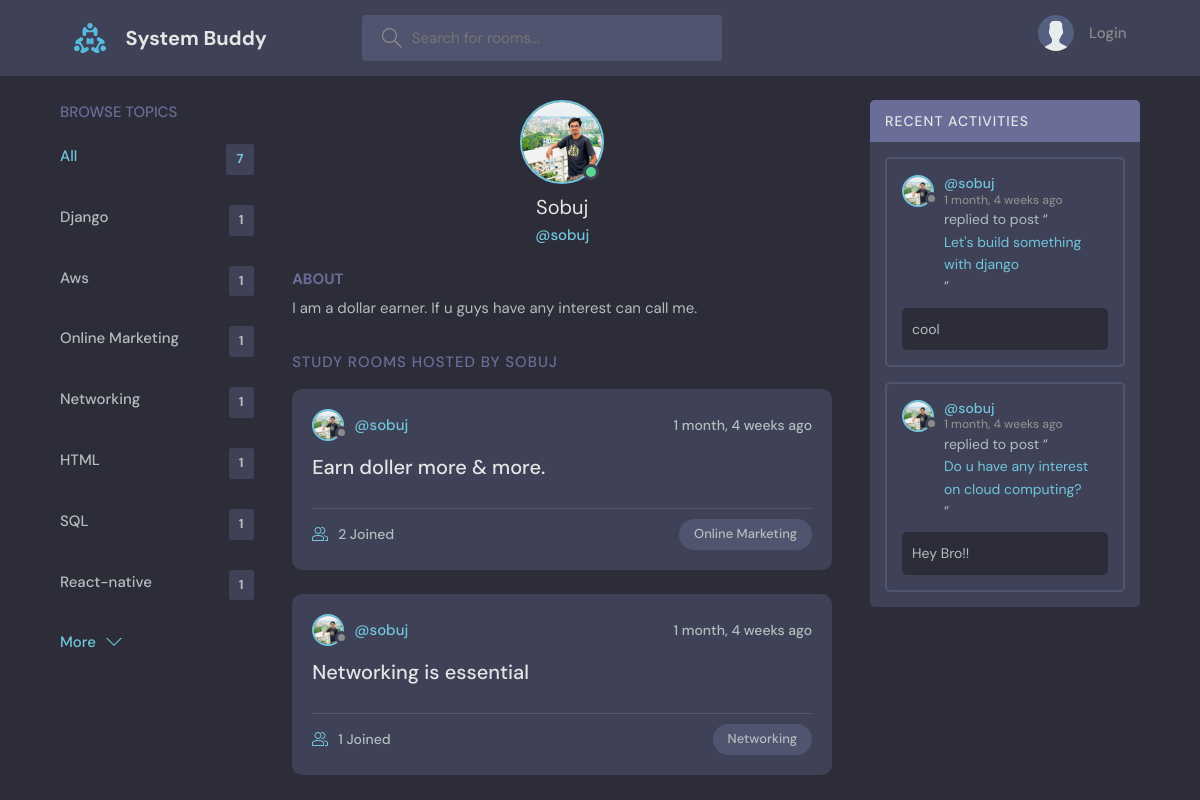
The app's page /profile/2/ with its own data.
### base/models.py (models this page shows, shortened)
class Topic(models.Model):
      name=models.CharField(max_length=200)

class User(AbstractUser):
    name=models.CharField(max_length=200,null=True)
    email=models.EmailField(unique=True, null=True)
    bio=models.TextField(null=True)
    avatar = models.ImageField(null=True, default="avatar.svg")
    USERNAME_FIELD='email'
    REQUIRED_FIELDS= []

class Room(models.Model):
    host=models.ForeignKey(User, on_delete=models.SET_NULL,null=True)
    topic=models.ForeignKey(Topic, on_delete=models.SET_NULL,null=True)
    name=models.CharField(max_length=200)
    description=models.TextField(null=True,blank=True)
    participants=models.ManyToManyField(User,related_name='participants',blank=True)
    updated=models.DateTimeField(auto_now=True)
    created=models.DateTimeField(auto_now_add=True)
    class Meta:
        ordering=['-updated','-created']
    def __str__(self):
        return self.name

class Massage(models.Model):
    user=models.ForeignKey(User,on_delete=models.CASCADE)
    room=models.ForeignKey(Room, on_delete=models.CASCADE)
    body=models.TextField()
    updated=models.DateTimeField(auto_now=True)
    created=models.DateTimeField(auto_now_add=True)
    class Meta:
        ordering=['-updated','-created']

### base/views.py (the view)
# urls.py: path('profile/<str:pk>/',views.userProfile,name='user-profile'),
def userProfile(request,pk):
    user=User.objects.get(id=pk)
    rooms= user.room_set.all()
    room_messages=user.massage_set.all()
    topics=Topic.objects.all()
    context={'user':user,'rooms':rooms,'room_messages':room_messages,'topics':topics}
    return render(request,'base/profile.html',context)

### base/templates/base/profile.html (shortened to what this page needs)
{% extends 'main.html' %}
{% block content %}
<main class="profile-page layout layout--3">
  <div class="container">
    {% include 'base/topic_container.html' %}
    <div class="roomList">
      <div class="profile">
        <div class="profile__avatar">
          <div class="avatar avatar--large active">
            <img src="{{user.avatar.url}}" />
          </div>
        </div>
        <div class="profile__info">
          <h3>{{user.name}}</h3>
          <p>@{{user.username}}</p>
        </div>
        <div class="profile__about">
          <h3>About</h3>
          <p>
            {{user.bio}}
          </p>
        </div>
      </div>
      <div class="roomList__header">
        <div>
          <h2>Study Rooms Hosted by {{user.name}} </a>
          </h2>
        </div>
      </div>
      {% include 'base/feed.html' %}
    </div>
    {% include 'base/activity_component.html' %}
  </div>
</main>
{% endblock content %}

### templates/main.html (shortened to what this page needs)
<!DOCTYPE html>
{% load static %}
<html lang="en">
  <head>
    <link rel="stylesheet" href="{% static 'styles/style.css' %}" />
  </head>
  <body>
    {% include 'navber.html' %}
    {% block content %}
    {% endblock %}
  </body>
</html>

### templates/navber.html (shortened to what this page needs)
{% load static %}
<header class="header header--loggedIn">
    <div class="container">
      <a href="{% url 'home' %}" class="header__logo">
        <img src="{% static 'images/logo.svg' %}" />
        <h1>System Buddy</h1>
      </a>
      <form class="header__search" method="GET" action="{% url 'home' %}">
        <label>
          <input name='q' placeholder="Search for rooms..." />
        </label>
      </form>
      <nav class="header__menu">
        {% if request.user.is_authenticated %}
        <div class="header__user">
          <a href= "{% url 'user-profile' user.id %}">
            <div class="avatar avatar--medium active">
              <img src="{{request.user.avatar.url}}" />
            </div>
            <p>{{request.user.username}} <span>@ {{request.user.username}}</span></p>
          </a>
          <button class="dropdown-button">
            <svg version="1.1" xmlns="http://www.w3.org/2000/svg" width="32" height="32" viewBox="0 0 32 32">
              <title>chevron-down</title>
              <path d="M16 21l-13-13h-3l16 16 16-16h-3l-13 13z"></path>
            </svg>
          </button>
        </div>
        <div class="dropdown-menu">
          <a href="{% url 'update-user' %}" class="dropdown-link"
            ><svg version="1.1" xmlns="http://www.w3.org/2000/svg" width="32" height="32" viewBox="0 0 32 32">
              <title>tools</title>
              <path
                d="M27.465 32c-1.211 0-2.35-0.471-3.207-1.328l-9.392-9.391c-2.369 0.898-4.898 0.951-7.355 0.15-3.274-1.074-5.869-3.67-6.943-6.942-0.879-2.682-0.734-5.45 0.419-8.004 0.135-0.299 0.408-0.512 0.731-0.572 0.32-0.051 0.654 0.045 0.887 0.277l5.394 5.395 3.586-3.586-5.394-5.395c-0.232-0.232-0.336-0.564-0.276-0.887s0.272-0.596 0.572-0.732c2.552-1.152 5.318-1.295 8.001-0.418 3.274 1.074 5.869 3.67 6.943 6.942 0.806 2.457 0.752 4.987-0.15 7.358l9.392 9.391c0.844 0.842 1.328 2.012 1.328 3.207-0 2.5-2.034 4.535-4.535 4.535zM15.101 19.102c0.26 0 0.516 0.102 0.707 0.293l9.864 9.863c0.479 0.479 1.116 0.742 1.793 0.742 1.398 0 2.535-1.137 2.535-2.535 0-0.668-0.27-1.322-0.742-1.793l-9.864-9.863c-0.294-0.295-0.376-0.74-0.204-1.119 0.943-2.090 1.061-4.357 0.341-6.555-0.863-2.631-3.034-4.801-5.665-5.666-1.713-0.561-3.468-0.609-5.145-0.164l4.986 4.988c0.391 0.391 0.391 1.023 0 1.414l-5 5c-0.188 0.188-0.441 0.293-0.707 0.293s-0.52-0.105-0.707-0.293l-4.987-4.988c-0.45 1.682-0.397 3.436 0.164 5.146 0.863 2.631 3.034 4.801 5.665 5.666 2.2 0.721 4.466 0.604 6.555-0.342 0.132-0.059 0.271-0.088 0.411-0.088z"
              ></path>
            </svg>
            Settings</a
          >
          <a href="{% url 'logOut' %}" class="dropdown-link"
            ><svg version="1.1" xmlns="http://www.w3.org/2000/svg" width="32" height="32" viewBox="0 0 32 32">
              <title>sign-out</title>
              <path
                d="M3 0h22c0.553 0 1 0 1 0.553l-0 3.447h-2v-2h-20v28h20v-2h2l0 3.447c0 0.553-0.447 0.553-1 0.553h-22c-0.553 0-1-0.447-1-1v-30c0-0.553 0.447-1 1-1z"
              ></path>
              <path
                d="M21.879 21.293l1.414 1.414 6.707-6.707-6.707-6.707-1.414 1.414 4.293 4.293h-14.172v2h14.172l-4.293 4.293z"
              ></path>
            </svg>
            Logout</a
          >
        {% else %}
        <a href="{% url 'login' %}">
          <img src="{% static 'images/avatar.svg' %}" />
          <p>Login</p>
        </a>
        {% endif %}
        </div>
  </header>

### base/templates/base/topic_container.html
<div class="topics">
  <div class="topics__header">
      <h2>Browse Topics</h2>
  </div>
  <ul class="topics__list">
      <li>
          <a href="{% url 'home' %}" class="active">All <span>{{topics.count}}</span></a>
      </li>
      {% for topic in topics %}
      <li>
          <a href="{% url 'home' %}?q={{topic.name}}">{{topic.name}}<span>{{topic.room_set.all.count}}</span></a>
      </li>
      {% endfor %}
  </ul>
  <a class="btn btn--link" href="{% url 'topic' %}">
    More
    <svg version="1.1" xmlns="http://www.w3.org/2000/svg" width="32" height="32" viewBox="0 0 32 32">
        <title>chevron-down</title>
        <path d="M16 21l-13-13h-3l16 16 16-16h-3l-13 13z"></path>
    </svg>
  </a>
</div>

### base/templates/base/feed.html (shortened to what this page needs)
{% for room in rooms %}
<div class="roomListRoom">
    <div class="roomListRoom__header">
        <a href="{% url 'user-profile' room.host.id %}" class="roomListRoom__author">
            <div class="avatar avatar--small">
                <img src="{{room.host.avatar.url}}" />
            </div>
            <span>@{{room.host.username}}</span>
        </a>
        <div class="roomListRoom__actions">
            <span>{{room.created|timesince}} ago</span>
        </div>
    </div>
    <div class="roomListRoom__content">
        <a href="{% url 'room' room.id %}">{{room.name}}</a>
    </div>
    <div class="roomListRoom__meta">
        <a href="{% url 'room' room.id %}" class="roomListRoom__joined">
            {{room.participants.all.count}} Joined
        </a>
        <p class="roomListRoom__topic">{{room.topic.name}}</p>
    </div>
</div>
{% endfor %}

### base/templates/base/activity_component.html (shortened to what this page needs)
<div class="activities">
  <div class="activities__header">
      <h2>Recent Activities</h2>
  </div>
  {% for message in room_messages %}
  <div class="activities__box">
      <div class="activities__boxHeader roomListRoom__header">
          <a href="{% url 'user-profile' message.user.id %}" class="roomListRoom__author">
              <div class="avatar avatar--small">
                  <img src="{{message.user.avatar.url}}" />
              </div>
              <p>
                  @{{message.user.username}}
                  <span>{{message.created|timesince}} ago</span>
              </p>
          </a>
      </div>
      <div class="activities__boxContent">
          <p>replied to post “<a href="{% url 'room' message.room.id %}">{{message.room}}</a>”</p>
          <div class="activities__boxRoomContent">{{message.body}}</div>
      </div>
  </div>
  {% endfor %}
</div>

### records on screen
Topic: name "Django", room_set.all.count "1"
Topic: name "Aws", room_set.all.count "1"
Topic: name "Online Marketing", room_set.all.count "1"
Topic: name "Networking", room_set.all.count "1"
Topic: name "HTML", room_set.all.count "1"
Topic: name "SQL", room_set.all.count "1"
Topic: name "React-native", room_set.all.count "1"
User: avatar (picture), name "Sobuj", username "sobuj", bio "I am a dollar earner. If u guys have any interest can call me.", name "SOBUJ"
Room: host.avatar (picture), host.username "sobuj", created "1 month, 4 weeks", name "Earn doller more & more.", participants.all.count "2", topic.name "Online Marketing"
Room: host.avatar (picture), host.username "sobuj", created "1 month, 4 weeks", name "Networking is essential", participants.all.count "1", topic.name "Networking"
Massage: user.avatar (picture), user.username "sobuj", created "1 month, 4 weeks", room "Let's build something with django", body "cool"
Massage: user.avatar (picture), user.username "sobuj", created "1 month, 4 weeks", room "Do u have any interest on cloud computing?", body "Hey Bro!!"

### other values on screen
{{ topics.count }} "7"
